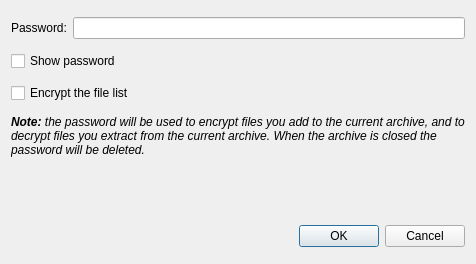
<?xml version="1.0" encoding="UTF-8"?>
<ui version="4.0">
 <class>PasswordDialog</class>
 <widget class="QDialog" name="PasswordDialog">
  <property name="geometry">
   <rect>
    <x>0</x>
    <y>0</y>
    <width>476</width>
    <height>264</height>
   </rect>
  </property>
  <property name="windowTitle">
   <string>Password</string>
  </property>
  <layout class="QGridLayout" name="gridLayout">
   <item row="3" column="0" colspan="2">
    <widget class="QCheckBox" name="encryptFileList">
     <property name="text">
      <string>Encrypt the file list</string>
     </property>
    </widget>
   </item>
   <item row="1" column="1">
    <widget class="QLineEdit" name="passwordEdit">
     <property name="echoMode">
      <enum>QLineEdit::Password</enum>
     </property>
    </widget>
   </item>
   <item row="2" column="0" colspan="2">
    <widget class="QCheckBox" name="showPassword">
     <property name="text">
      <string>Show password</string>
     </property>
    </widget>
   </item>
   <item row="7" column="0" colspan="2">
    <widget class="QDialogButtonBox" name="buttonBox">
     <property name="standardButtons">
      <set>QDialogButtonBox::Cancel|QDialogButtonBox::Ok</set>
     </property>
    </widget>
   </item>
   <item row="1" column="0">
    <widget class="QLabel" name="label">
     <property name="text">
      <string>Password:</string>
     </property>
    </widget>
   </item>
   <item row="4" column="0" colspan="2">
    <widget class="QLabel" name="label_2">
     <property name="sizePolicy">
      <sizepolicy hsizetype="Expanding" vsizetype="Fixed">
       <horstretch>0</horstretch>
       <verstretch>0</verstretch>
      </sizepolicy>
     </property>
     <property name="text">
      <string>&lt;i&gt;&lt;b&gt;Note:&lt;/b&gt; the password will be used to encrypt files you add to the current archive, and to decrypt files you extract from the current archive. When the archive is closed the password will be deleted.&lt;/i&gt;</string>
     </property>
     <property name="alignment">
      <set>Qt::AlignLeading|Qt::AlignLeft|Qt::AlignTop</set>
     </property>
     <property name="wordWrap">
      <bool>true</bool>
     </property>
    </widget>
   </item>
  </layout>
 </widget>
 <tabstops>
  <tabstop>passwordEdit</tabstop>
  <tabstop>showPassword</tabstop>
  <tabstop>encryptFileList</tabstop>
 </tabstops>
 <resources/>
 <connections>
  <connection>
   <sender>buttonBox</sender>
   <signal>accepted()</signal>
   <receiver>PasswordDialog</receiver>
   <slot>accept()</slot>
   <hints>
    <hint type="sourcelabel">
     <x>273</x>
     <y>178</y>
    </hint>
    <hint type="destinationlabel">
     <x>410</x>
     <y>11</y>
    </hint>
   </hints>
  </connection>
  <connection>
   <sender>buttonBox</sender>
   <signal>rejected()</signal>
   <receiver>PasswordDialog</receiver>
   <slot>reject()</slot>
   <hints>
    <hint type="sourcelabel">
     <x>123</x>
     <y>176</y>
    </hint>
    <hint type="destinationlabel">
     <x>409</x>
     <y>47</y>
    </hint>
   </hints>
  </connection>
 </connections>
</ui>
